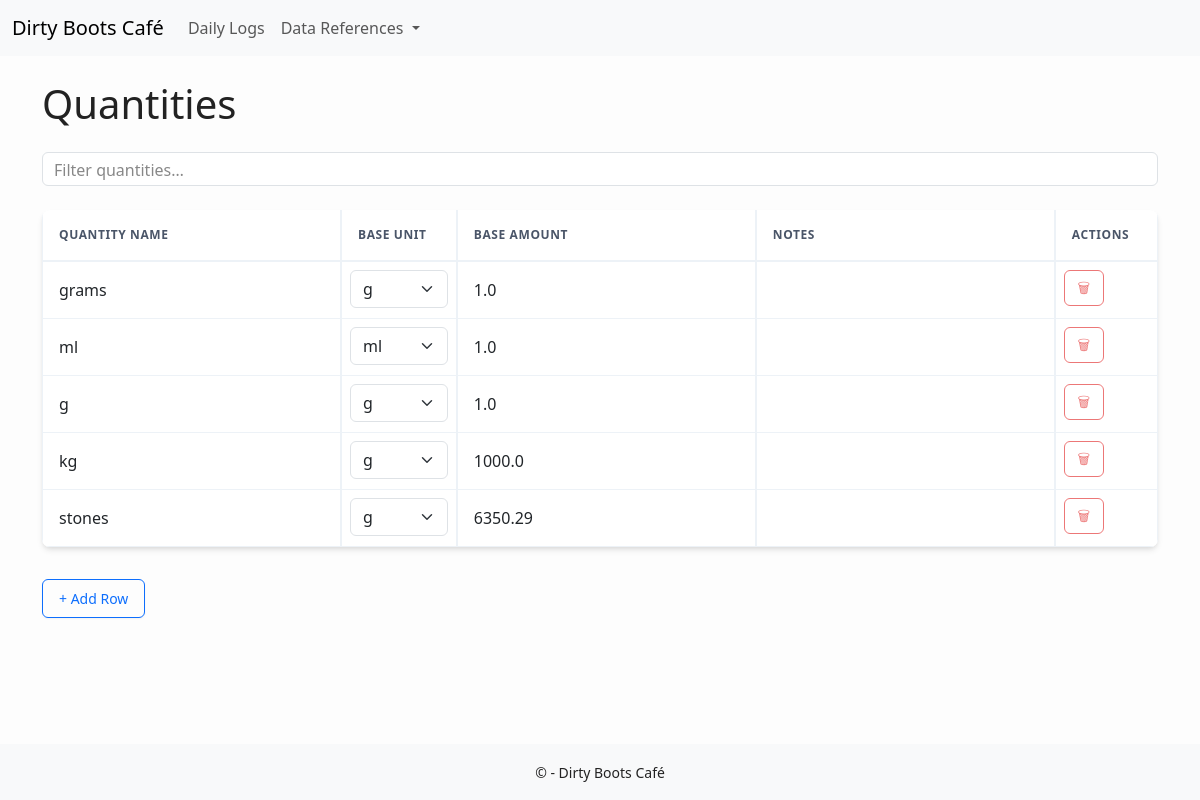
Before: /quantities/ with the older database file.
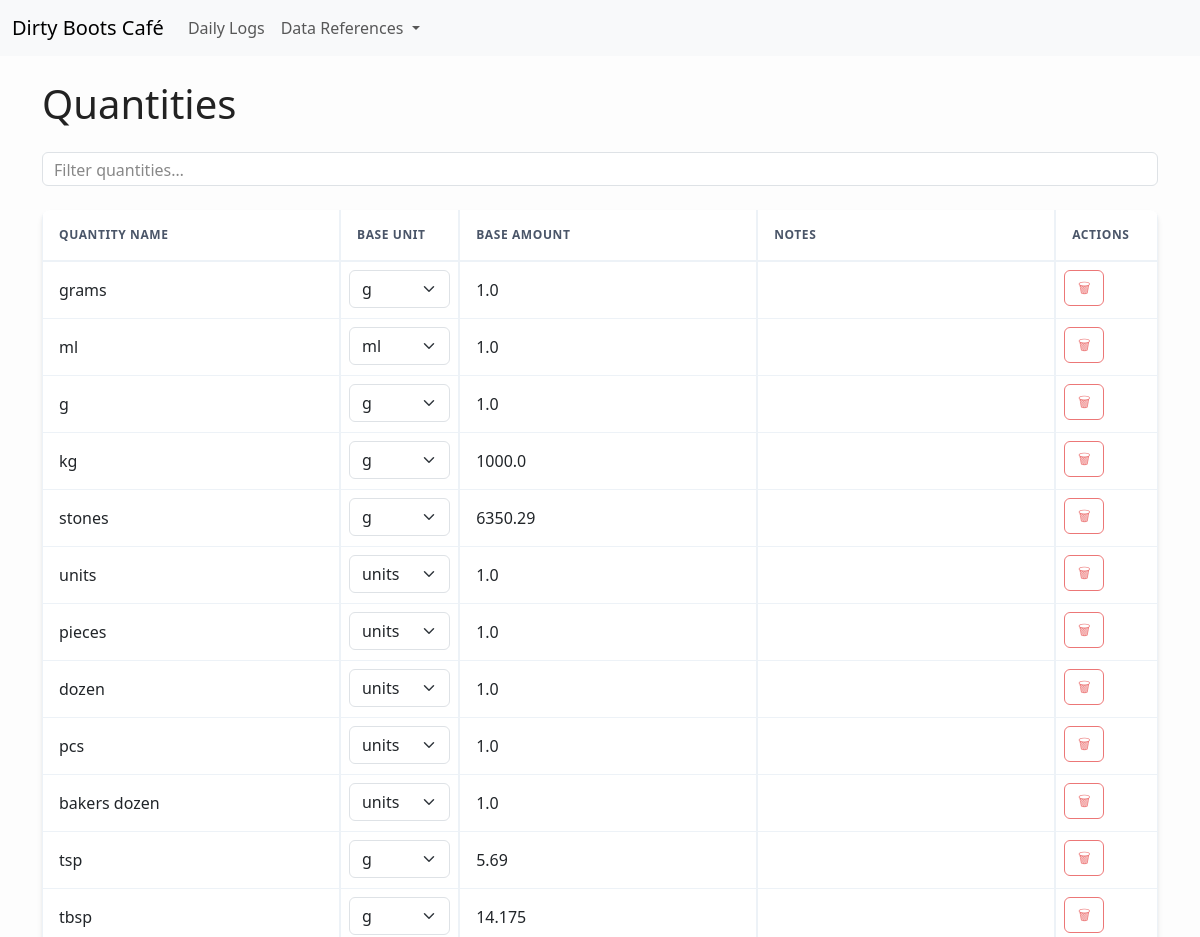
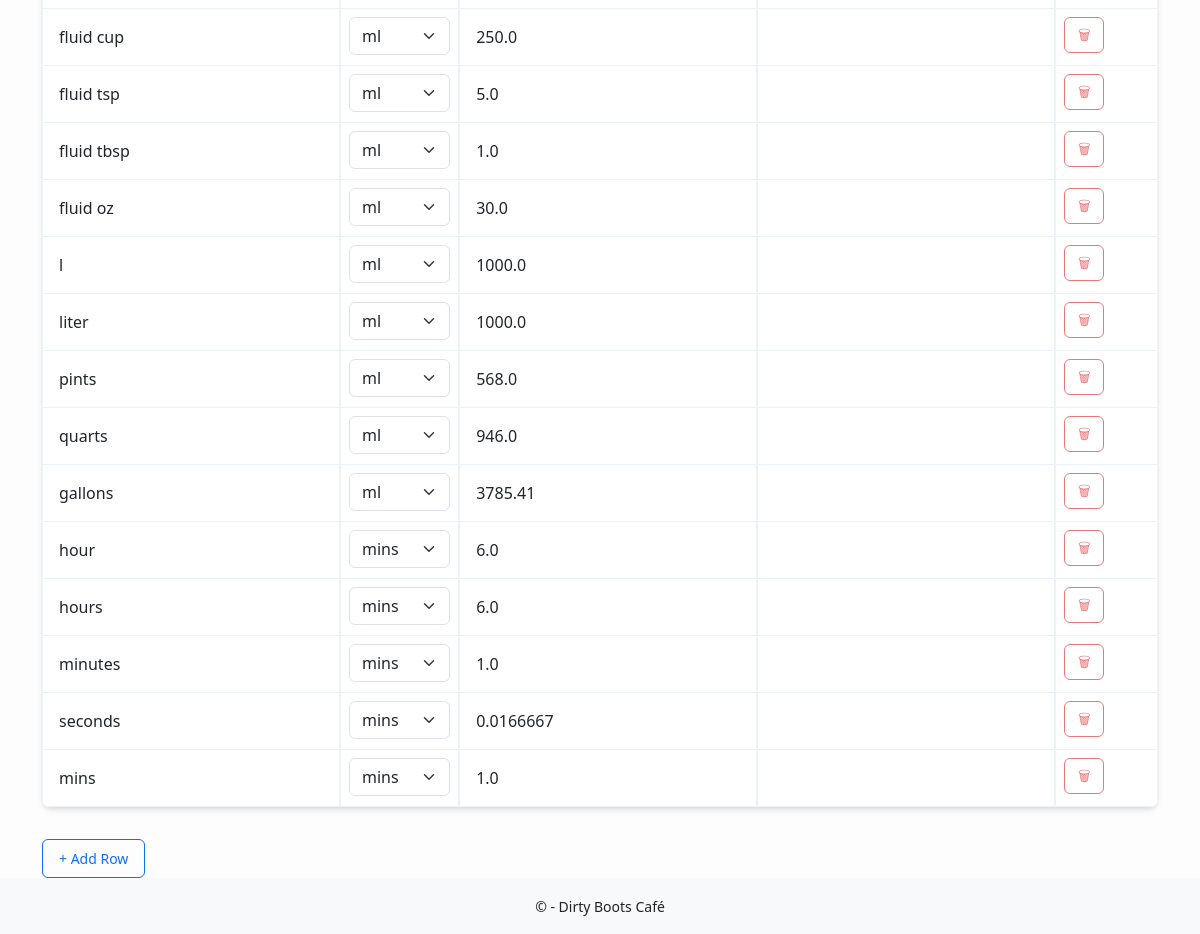
After: the same page with the newer database file (2 pictures, top to bottom).
### app/models/quantity.py (models this page shows)
class Quantity(db.Model):
    __tablename__ = "quantity"
    id        = db.Column(db.Integer, primary_key=True)
    name      = db.Column(db.String(100), nullable=False, unique=True)
    base_unit = db.Column(db.String(20), nullable=False)
    base_amt  = db.Column(db.Float,   nullable=False, default=1.0)
    note      = db.Column(db.Text)
    __field_meta__ = {
        "name": {
            "label":    "Quantity Name",
            "type":     "text",
            "required": True
        },
        "base_unit": {
            "label":    "Base Unit",
            "type":     "select",
            "source":   "quantities.base_unit",
            "required": True
        },
        "base_amt": {
            "label":    "Base Amount",
            "type":     "number",
            "required": True
        },
        "note": {
            "label": "Notes",
            "type":  "text"
        }
    }

### app/routes/quantities.py (the view)
@quantities_bp.route('/')
def index():
    raw_q = request.args.get('query','').strip()
    columns = ['name','base_unit','base_amt','note']
    fields  = columns        # for "any‑column" autocomplete
    field_meta = getattr(Quantity, '__field_meta__', {})
    filters, order_by = parse_query_filters(Quantity, raw_q)
    quantities = QuantityService.find(filters=filters, order_by=order_by)
    rows = [ QuantityService.to_dict(q) for q in quantities ]
    return render_template(
      'quantities/index.html',
      rows=rows,
      columns=columns,
      fields=fields,
      query=raw_q,
      field_meta=field_meta
    )

### app/db.py (called while the page is built)
def model_to_dict(obj, exclude_fields=None):
    exclude_fields = exclude_fields or []
    return {
        c.name: getattr(obj, c.name)
        for c in obj.__table__.columns
        if c.name not in exclude_fields
    }

### app/services/base.py (called while the page is built)
    @classmethod
    def find(cls, filters=None, order_by=None, limit=None, offset=None):
        query = cls.model.query
        exprs = []
        if isinstance(filters, dict):
            for field, val in filters.items():
                col = getattr(cls.model, field, None)
                if col is not None:
                    exprs.append(col == val)
        elif filters is not None:
            try:
                for f in filters:
                    exprs.append(f)
            except TypeError:
                exprs = [filters]
        for f in exprs:
            query = query.filter(f)
        if order_by is not None:
            query = query.order_by(order_by)
        if limit is not None:
            query = query.limit(limit)
        if offset is not None:
            query = query.offset(offset)
        return query.all()

    @classmethod
    def to_dict(cls, instance, exclude_fields=None):
        return model_to_dict(instance, exclude_fields)

### app/utils.py (called while the page is built, shortened)
def parse_query_filters(Model, query_str):
    filters = []
    order_by = None
    parts = query_str.split('<')
    for i, part in enumerate(parts):
        if i == 0:
            terms = part.strip().split()
            continue
    final_filter = and_(*filters) if filters else None
    if final_filter is not None:
        return [final_filter], order_by
    return [], order_by

### app/templates/quantities/index.html
{% extends 'base.html' %}
{% from 'components/searchbar.html' import searchbar %}
{% from 'components/crud_table.html'  import crud_table %}
{% block content %}
  <h1 class="mb-4">Quantities</h1>
  {{ searchbar(
      url_for('api.search_resource', resource='quantities'),
      fields,
      target_table_id='table-quantities',
      columns=columns,
      id='quantities-search',
      placeholder='Filter quantities…',
      initial_query=query
  ) }}
  {{ crud_table(
      'quantities',
      url_for('api.save_resource', resource='quantities'),
      columns,
      rows,
      field_meta
  ) }}
{% endblock %}

### app/templates/base.html (shortened to what this page needs)
<!doctype html>
<html lang="en">
  <head>
    <link
    href="https://cdn.jsdelivr.net/npm/bootstrap@5.3.0/dist/css/bootstrap.min.css"
    rel="stylesheet"
    />
    <link rel="stylesheet" href="{{ url_for('static', filename='css/global.css') }}">
  </head>
  <body class="d-flex flex-column min-vh-100">
    <nav class="navbar navbar-expand-lg navbar-light bg-light mb-4">
      <div class="container-fluid">
        <a class="navbar-brand" href="{{ url_for('home.index') }}">Dirty Boots Café</a>
        <div class="collapse navbar-collapse" id="navbarNav">
          <ul class="navbar-nav">
            <li class="nav-item">
              <a class="nav-link" href="{{ url_for('daily.index') }}">Daily Logs</a>
            </li>
            <li class="nav-item dropdown">
              <a class="nav-link dropdown-toggle" href="#" role="button" data-bs-toggle="dropdown" aria-expanded="false">
                Data References
              </a>
            </li>
          </ul>
        </div>
      </div>
    </nav>
    <main class="container mb-auto">
      {% block content %}{% endblock %}
    </main>
    <footer class="mt-auto py-3 bg-light">
      <div class="container text-center">
        <small>&copy; {{ current_year }} - Dirty Boots Café</small>
      </div>
    </footer>
  </body>
</html>

### app/templates/components/searchbar.html (shortened to what this page needs)
{% macro searchbar(endpoint_url, fields, target_table_id, columns, id='search', placeholder='Type to search…',initial_query='') %}
<div
  id="{{id}}-wrapper"
  class="position-relative mb-4"
  data-endpoint="{{ endpoint_url }}"
  data-target="#{{ target_table_id }}"
  data-columns='{{ columns|tojson|safe }}'
  data-fields='{{ fields|tojson|safe }}'
>
  <div
    id="{{id}}-input"
    class="form-control"
    contenteditable="true"
    spellcheck="false"
    data-placeholder="{{ placeholder }}"
  >{{ initial_query }}</div>
</div>
<link rel="stylesheet" href="/static/css/searchbar.css">
{% endmacro %}

### app/templates/components/crud_table.html (shortened to what this page needs)
{% macro crud_table(resource, api_endpoint, columns, rows, field_meta={}) %}
<link rel="stylesheet" href="/static/css/crud_table.css">
<div
  id="crud-{{resource}}"
  class="crud-container"
  data-endpoint="{{ api_endpoint }}"
  data-columns='{{ columns|tojson }}'
  data-meta='{{ field_meta|tojson }}'
>
  <table class="table table-bordered" id="table-{{resource}}">
    <thead>
      <tr>
        {% for col in columns %}
          <th>{{ field_meta.get(col, {}).get('label', col|capitalize) }}</th>
        {% endfor %}
        <th>Actions</th>
      </tr>
    </thead>
    <tbody>
      {% for row in rows %}
      <tr data-id="{{ row.id }}">
        {% for col in columns %}
          {% set m = field_meta.get(col, {}) %}
          <td>
            {% if m.type == 'select' %}
              {% if m.readonly %}
                <span class="form-control-plaintext" data-field="{{col}}">{{ row[col] }}</span>
              {% else %}
                <select name="{{col}}" class="form-select">
                  <option value="{{ row[col] }}">{{ row[col] }}</option>
                </select>
              {% endif %}
            {% else %}
              {% if m.readonly %}
                <span class="form-control-plaintext" data-field="{{col}}">{{ row[col] }}</span>
              {% else %}
                <input
                  type="{{ m.type or 'text' }}"
                  name="{{col}}"
                  class="form-control"
                  value="{{ row[col] }}"
                  {% if m.required %}required{% endif %}
                />
              {% endif %}
            {% endif %}
          </td>
        {% endfor %}
        <td>
          <button
            type="button"
            class="btn btn-sm btn-danger"
            onclick="deleteRow(this,'{{resource}}')"
          >🗑</button>
        </td>
      </tr>
      {% endfor %}
    </tbody>
  </table>
  <button
    type="button"
    class="btn btn-sm btn-outline-primary"
    onclick="addRow('{{resource}}')"
  ><span class="icon">+</span> Add Row</button>
  <div class="toast-container position-fixed bottom-0 end-0 p-3">
  </div>
</div>
{% endmacro %}

### app/static/css/global.css (style rules this page uses)
body { font-family: "Segoe UI", Roboto, sans-serif; background-color: #fdfdfd; color: #222; }
table.table td input { border: none; background: transparent; }
table.table tbody tr:nth-child(odd) { background: #f9f9f9; }
.toast-container { z-index: 1055; }

### app/static/css/searchbar.css (style rules this page uses)
[id$="-wrapper"] { position: relative; }
[id$="-input"]:empty:before { content: attr(data-placeholder); color: #888; pointer-events: none; position: absolute; left: .75rem; top: .4rem; }
[id$="-input"] { min-height: 2rem; padding: .25rem .75rem; cursor: text; }

### app/static/css/crud_table.css (style rules this page uses)
.table { --bs-table-border-color: #edf2f7; border-collapse: separate; border-spacing: 0; border-radius: 8px; overflow: hidden; margin-bottom: 2rem; box-shadow: 0 4px 6px -1px rgba(0, 0, 0, 0.1), 0 2px 4px -1px rgba(0, 0, 0, 0.06); background: white; }
.table thead { background: #f8fafc; }
.table th { font-weight: 600; text-transform: uppercase; font-size: 0.75rem; letter-spacing: 0.05em; padding: 1rem; border-bottom: 2px solid #edf2f7; color: #4a5568; }
.table td { padding: 0.5rem; border-bottom: 1px solid #edf2f7; transition: all 0.2s ease; }
.table tbody tr { transition: all 0.2s ease; }
.table .form-control { border: none; background: transparent; padding: 0.5rem; transition: all 0.2s ease; border-radius: 4px; }
.table .btn { transition: all 0.2s ease; border-radius: 6px; padding: 0.4rem 0.8rem; }
.table .btn-danger { background: #fff; color: #e53e3e; border: 1px solid #e53e3e; opacity: 0.7; }
.btn-outline-primary { transition: all 0.2s ease; border-radius: 6px; padding: 0.5rem 1rem; font-weight: 500; box-shadow: 0 1px 2px 0 rgba(0, 0, 0, 0.05); }
.table tbody tr { animation: slideIn 0.3s ease-out; }

Changed rows visible on the page:
added Quantity: name "units" "1.0", base_unit "units"
added Quantity: name "pieces" "1.0", base_unit "units"
added Quantity: name "dozen" "1.0", base_unit "units"
added Quantity: name "pcs" "1.0", base_unit "units"
added Quantity: name "bakers dozen" "1.0", base_unit "units"
added Quantity: name "tsp" "5.69"
added Quantity: name "tbsp" "14.175"
added Quantity: name "fluid cup" "250.0", base_unit "ml"
added Quantity: name "fluid tsp" "5.0", base_unit "ml"
added Quantity: name "fluid tbsp" "1.0", base_unit "ml"
added Quantity: name "fluid oz" "30.0", base_unit "ml"
added Quantity: name "l" "1000.0", base_unit "ml"
added Quantity: name "liter" "1000.0", base_unit "ml"
added Quantity: name "pints" "568.0", base_unit "ml"
added Quantity: name "quarts" "946.0", base_unit "ml"
added Quantity: name "gallons" "3785.41", base_unit "ml"
added Quantity: name "hour" "6.0", base_unit "mins"
added Quantity: name "hours" "6.0", base_unit "mins"
added Quantity: name "minutes" "1.0", base_unit "mins"
added Quantity: name "seconds" "0.0166667", base_unit "mins"
added Quantity: name "mins" "1.0", base_unit "mins"
